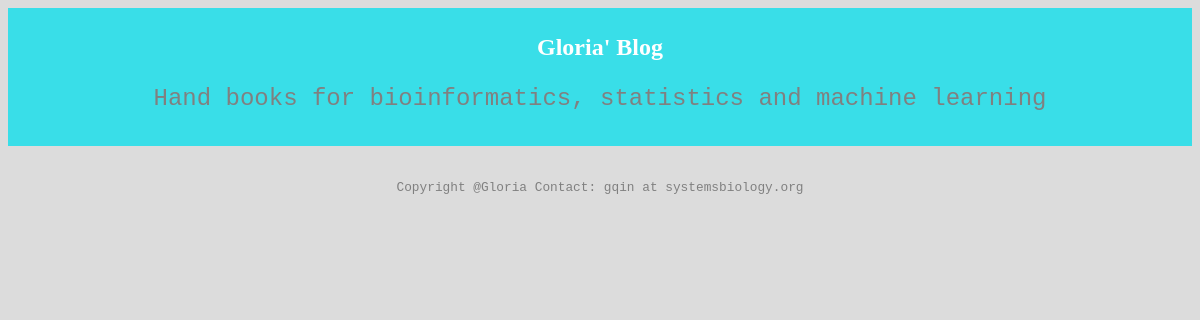
Before: /blog/paragraph/5/ with the older database file.
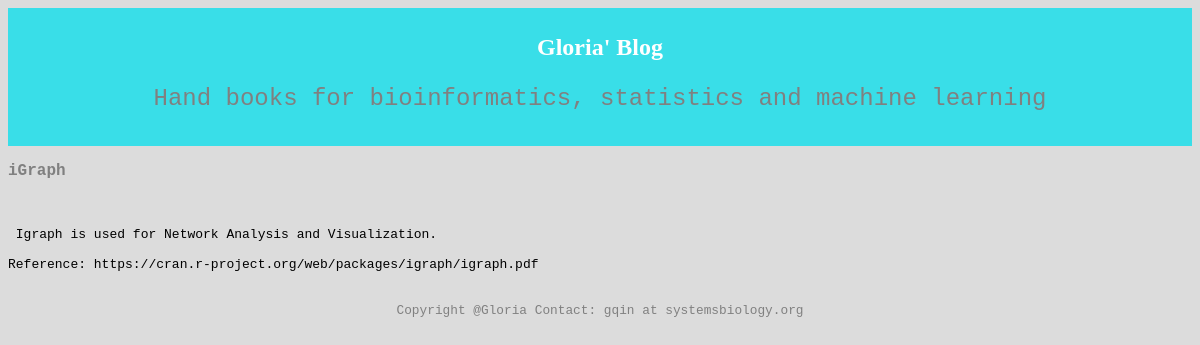
After: the same page with the newer database file.
### blog/models.py (models this page shows, shortened)
class Paragraph(models.Model):
    title = models.ForeignKey(Title, on_delete=models.CASCADE, default = '')
    subtitle = models.ForeignKey(Subtitle, on_delete=models.CASCADE, default = '' )
    pub_date = models.DateTimeField('date published')
    context = models.TextField(max_length=5000)

class Subtitle(models.Model):
    title = models.ForeignKey(Title, on_delete=models.CASCADE, default = '')
    pub_date = models.DateTimeField('date published')
    context = models.CharField(max_length=200,default = '' )
    def __str__(self):
        return self.context

### blog/views.py (the view)
# urls.py: path('paragraph/<int:sub_id>/', views.ParagraphView.as_view(), name='paragraph'),
class ParagraphView(generic.ListView):
    template_name = 'blog/paragraph.html'
    context_object_name = 'latest_paragraph_list'
    @property
    def sub_id(self):
       return self.kwargs['sub_id']
    def get_queryset(self):
        print(f"sub_id = {self.sub_id}")
        return Paragraph.objects.all().filter(subtitle=self.sub_id).order_by('-pub_date')

### blog/templates/blog/paragraph.html (shortened to what this page needs)
{% load static %}
<link rel="stylesheet" type="text/css" href="{% static 'blog/style.css' %}">
<div class="header">
    <h1>Gloria' Blog</h1>
    <p>Hand books for bioinformatics, statistics and machine learning</p>
  </div>
{% for paragraph in latest_paragraph_list %}
    <p> <b> {{paragraph.subtitle}}</b></p> </br>
    <pre> {{ paragraph.context }} </pre>
    {% endfor %}
<div class="footer">
    <p>Copyright @Gloria Contact: gqin at systemsbiology.org</p>
  </div>

Changed rows visible on the page:
added Paragraph: subtitle "iGraph", context "Igraph is used for Network Analysis and Visualization. Reference: https://cran.r-project.org/web/packages/igraph/igraph.pdf"
